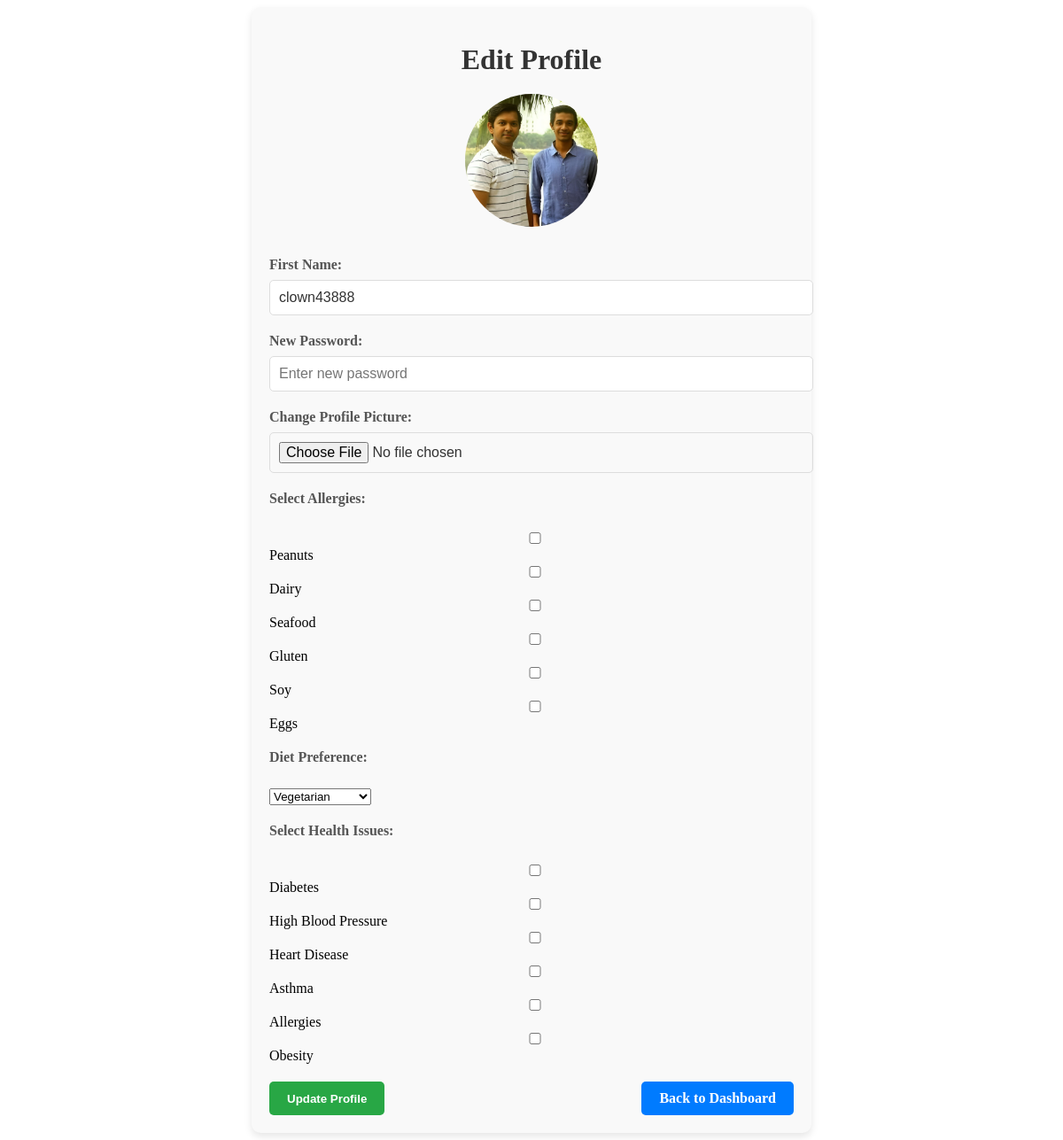
The page /edit-profile (signed in) on the database its author committed.
### MyChef/models.py (models this page shows)
class User(db.Model, UserMixin):
    id = db.Column(db.Integer, primary_key=True)
    email = db.Column(db.String(150), unique=True, nullable=False)
    first_name = db.Column(db.String(150), nullable=False)
    password = db.Column(db.String(150), nullable=False)
    date_created = db.Column(db.DateTime(timezone=True), default=func.now())
    profile_picture = db.Column(db.String(150), nullable=True, default="default.png")
    allergies = db.Column(db.String(150), nullable=True)
    diet_preference = db.Column(db.String(50), nullable=True)
    health_issues = db.Column(db.String(150), nullable=True)
    meal_plans = db.relationship('MealPlan', back_populates='user')
    recipes = db.relationship('Recipe', back_populates='user')

### MyChef/auth.py (the view, shortened to what this page needs)
@auth.route('/edit-profile', methods=['GET', 'POST'])
@login_required
def edit_profile():
    allergy_options = ['Peanuts', 'Dairy', 'Seafood', 'Gluten', 'Soy', 'Eggs']
    health_issue_options = ['Diabetes', 'High Blood Pressure', 'Heart Disease', 'Asthma', 'Allergies', 'Obesity']
    return render_template(
        'edit_profile.html',
        user=current_user,
        allergy_options=allergy_options,
        health_issue_options=health_issue_options
    )

### MyChef/__init__.py (called while the page is built)
def create_app():
    app = Flask(__name__)
    app.config['SECRET_KEY'] = 'ishannnnnnnnnnnnnn'  # Secret key for sessions
    app.config['SQLALCHEMY_DATABASE_URI'] = f'sqlite:///{DB_NAME}'  # SQLite database URI
    app.config['SQLALCHEMY_TRACK_MODIFICATIONS'] = False  # Disable modification tracking to save resources
    db.init_app(app)
    migrate.init_app(app, db)
    from .views import views
    from .auth import auth
    app.register_blueprint(views, url_prefix='/')
    app.register_blueprint(auth, url_prefix='/')
    login_manager = LoginManager()
    login_manager.login_view = 'auth.login'  # Redirect to login page if not logged in
    login_manager.init_app(app)
    from .models import User  # Import inside the function to avoid circular import
    @login_manager.user_loader
    def load_user(id):
        return User.query.get(int(id))
    create_database(app)
    return app

### MyChef/templates/edit_profile.html (shortened to what this page needs)
<!DOCTYPE html>
<html lang="en">
<head>
  <link rel="stylesheet" href="{{ url_for('static', filename='css/profile.css') }}">
</head>
<body>
  <div class="profile-page-container">
    <h1>Edit Profile</h1>
    <div class="profile-picture-container">
      {% if user.profile_picture %}
        <img src="{{ url_for('static', filename='uploads/' + user.profile_picture) }}" alt="Profile Picture" class="profile-picture">
      {% else %}
        <p>No profile picture uploaded</p>
      {% endif %}
    </div>
    <form action="{{ url_for('auth.edit_profile') }}" method="POST" enctype="multipart/form-data" class="profile-page-form">
      <div class="form-group">
        <label for="first_name">First Name:</label>
        <input type="text" name="first_name" value="{{ user.first_name }}" required>
      </div>
      <div class="form-group">
        <label for="password">New Password:</label>
        <input type="password" name="password" placeholder="Enter new password">
      </div>
      <div class="form-group">
        <label for="profile_picture">Change Profile Picture:</label>
        <input type="file" name="profile_picture" accept="image/*">
      </div>
      <div class="form-group">
        <label for="allergies">Select Allergies:</label><br>
        {% for allergy in allergy_options %}
          <input type="checkbox" name="allergies" value="{{ allergy }}"
                 {% if allergy in (user.allergies or "").split(", ") %}checked{% endif %}>
          {{ allergy }}<br>
        {% endfor %}
      </div>
      <div class="form-group">
        <label for="diet_preference">Diet Preference:</label><br>
        <select name="diet_preference" id="diet_preference" required>
          <option value="Veg" {% if user.diet_preference == "Veg" %}selected{% endif %}>Vegetarian</option>
        </select>
      </div>
      <div class="form-group">
        <label for="health_issues">Select Health Issues:</label><br>
        {% for issue in health_issue_options %}
          <input type="checkbox" name="health_issues" value="{{ issue }}"
                 {% if issue in (user.health_issues or "").split(", ") %}checked{% endif %}>
          {{ issue }}<br>
        {% endfor %}
      </div>
      <div class="form-actions">
        <button type="submit" class="btn-submit">Update Profile</button>
        <a href="{{ url_for('views.dashboard') }}" class="btn-back">Back to Dashboard</a>
      </div>
    </form>
  </div>
</body>
</html>

### MyChef/static/css/profile.css (style rules this page uses)
.profile-page-container { width: 50%; margin: 0 auto; padding: 20px; background-color: #f9f9f9; border-radius: 10px; box-shadow: 0 4px 8px rgba(0, 0, 0, 0.1); }
.profile-page-container h1 { text-align: center; color: #333; margin-bottom: 20px; }
.profile-picture-container { text-align: center; margin-bottom: 20px; }
.profile-picture { width: 150px; height: 150px; border-radius: 50%; object-fit: cover; margin-bottom: 10px; }
.form-group { margin-bottom: 20px; }
.form-group label { font-weight: bold; display: block; margin-bottom: 8px; color: #555; }
.form-group input { width: 100%; padding: 10px; border: 1px solid #ddd; border-radius: 5px; font-size: 16px; color: #333; }
.form-actions { display: flex; justify-content: space-between; margin-top: 20px; }
.btn-submit, .btn-back { padding: 10px 20px; border: none; border-radius: 5px; color: white; text-decoration: none; font-weight: bold; cursor: pointer; }
.btn-submit { background-color: #28a745; }
.btn-back { background-color: #007bff; }

### rows shown on the page
User: profile_picture (picture), first_name "clown43888", diet_preference "Vegetarian"

### other values the page prints
{{ allergy }} "Peanuts" "Dairy" "Seafood" "Gluten" "Soy" "Eggs"
{{ issue }} "Diabetes" "High Blood Pressure" "Heart Disease" "Asthma" "Allergies" "Obesity"
